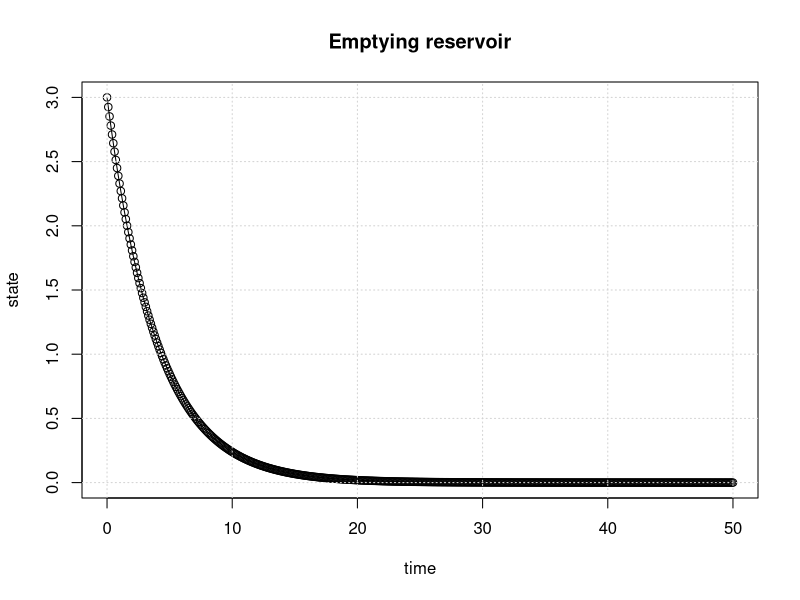
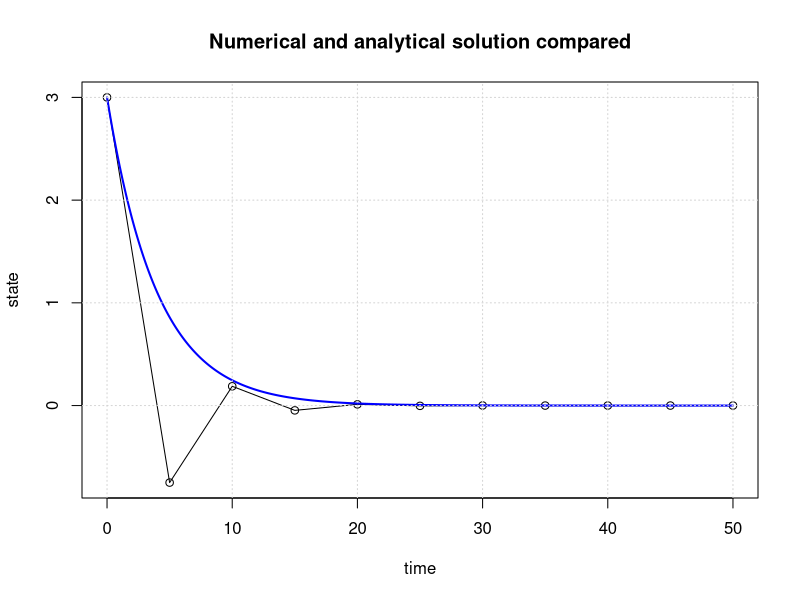
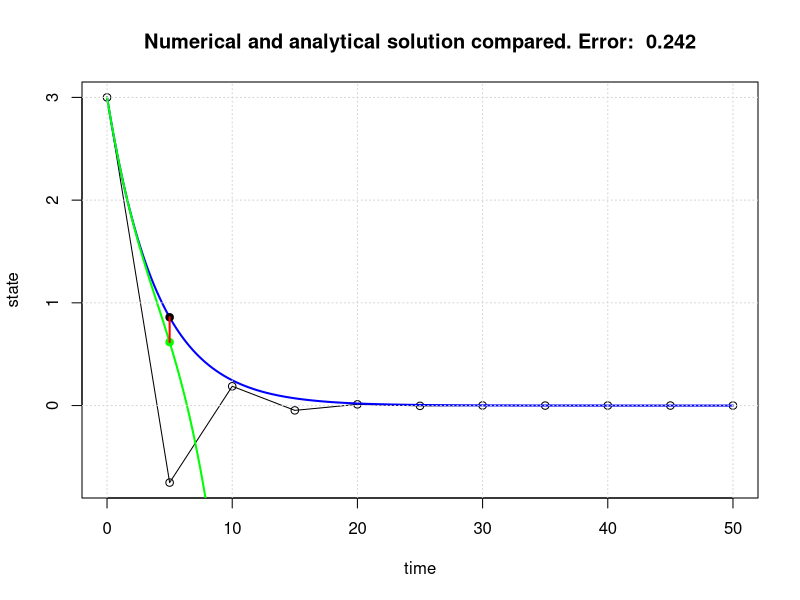
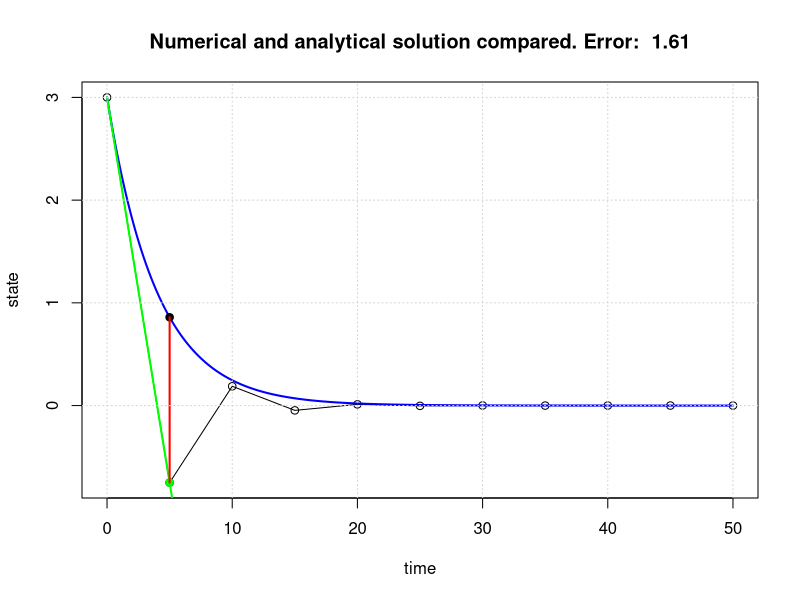

These figures' R source, in order:
## ---- chunk 1
sys.fun = function(state)
{
  newstate = ...
  return(newstate)
}
## ---- chunk 2
sys.fun = function(state)
{
  newstate = state*(1-alpha*dt)
  return(newstate)
}
## ---- chunk 3
# Initial parameter values
begin.time = 0     # usually this variable is set to 0
end.time   = 50    # end time of the simulation (50)
dt         = 0.1   # delta t; time discretisation (0.1)
init.state = 3     # state of the system at the beginning of the simulation (3)
alpha      = 0.25  # decay constant (0.25)

# Simulation initialisation
time = begin.time
result.state= c(init.state)
result.time = c(time)
current.state = init.state

# Simulation
while(time < end.time)
{
  current.state = sys.fun(current.state)
  result.state = c(result.state,current.state)
  time = time + dt
  result.time = c(result.time,time)
}

# Plotting
plot(result.time,result.state,type='o',xlab="time",ylab="state")
title(main='Emptying reservoir')
grid()
## ---- chunk 4
# Initial parameter values
begin.time = 0     # usually this variable is set to 0
end.time   = 50    # end time of the simulation (50)
dt         = 5  # delta t; time discretisation (0.25)
init.state = 3     # state of the system at the beginning of the simulation (3)
alpha      = 0.25  # decay constant (0.25)

# Simulation initialisation
time = begin.time
result.state= c(init.state)
result.time = c(time)
current.state = init.state

# Simulation
while(time < end.time)
{
  current.state = sys.fun(current.state)
  result.state = c(result.state,current.state)
  time = time + dt
  result.time = c(result.time,time)
}

# Plotting
plot(result.time,result.state,type='o', xlab="time",ylab="state")
time.sequence = seq(begin.time,end.time,by=0.1)
analyt.state=init.state * exp(-time.sequence*alpha)
lines(time.sequence,analyt.state,col='blue',lwd=2)
title(main='Numerical and analytical solution compared')
grid()
## ---- chunk 5
# Initial parameter values
begin.time = 0     # usually this variable is set to 0
end.time   = 50    # end time of the simulation (50)
dt         = 5  # delta t; time discretisation (0.25)
init.state = 3     # state of the system at the beginning of the simulation (3)
alpha      = 0.25  # decay constant (0.25)

# Simulation initialisation
time = begin.time
result.state= c(init.state)
result.time = c(time)
current.state = init.state

# Simulation
while(time < end.time)
{
  current.state = sys.fun(current.state)
  result.state = c(result.state,current.state)
  time = time + dt
  result.time = c(result.time,time)
}

# Taylor series approximation
f = expression((-0.75 + 0.1875 * DT^(1)/2 - 0.046875 * DT^(2)/6) * DT + 3)   # constants obtained by integration and evaluation (function D() and eval())

DT = c(0,time.sequence) # list of evaluation times
p  = eval(f)            # list of results of the implemented funtion

# Plotting
plot(result.time,result.state,type='o', xlab="time",ylab="state")
time.sequence = seq(begin.time,end.time,by=0.1)
analyt.state=init.state * exp(-time.sequence*alpha)
lines(time.sequence,analyt.state,col='blue',lwd=2)
lines(DT,p, lwd=2, col="green")

DT = dt
correct.state = init.state*exp(-dt*alpha)
error = round(abs(correct.state-eval(f)),3)
points(dt,eval(f),col="green",pch=19)
points(dt,correct.state,pch=19)
segments(dt,correct.state,dt,eval(f),col="red",lwd=2)
title(main=paste('Numerical and analytical solution compared. Error: ',error))
      
grid()
## ---- chunk 6
# Taylor series parameter
taylor     = 1

# System function
sys.fun = function(state)
{
  newstate = state*(1-alpha*dt)
  return(newstate)
}

# Initial parameter values
begin.time = 0     # usually this variable is set to 0
end.time   = 50    # end time of the simulation (50)
dt         = 5     # delta t; time discretisation (0.25)
init.state = 3     # state of the system at the beginning of the simulation (3)
alpha      = 0.25  # decay constant (0.25)

# Simulation initialisation
time = begin.time
result.state= c(init.state)
result.time = c(time)
current.state = init.state

# Simulation
while(time < end.time)
{
  current.state = sys.fun(current.state)
  result.state = c(result.state,current.state)
  time = time + dt
  result.time = c(result.time,time)
}

# Taylor series approximation
taylor = taylor + 1
base.f = expression(init.state*exp(-alpha*x))
f = expression(init.state*exp(-alpha*x))
derivative.list = c()
final.product = 0
x = 0 # evaluate all functions at t=o

#first cycle


if(taylor>1){
f = D(f,"x")
final.product = substitute(expression(eval.f), 
                           list(eval.f = eval(f)))
  if(taylor>2){
    for(i in 2:taylor){
      f = D(f,"x")
      final.product = substitute(expression(bef + eval.f*DT^(pow)/fac), 
                                 list(eval.f = eval(f), 
                                      bef = final.product[[2]],
                                      pow=(i-1),
                                      fac=factorial(i)))
    }
  }
g = parse(text = substitute(expression((f)*DT + base), list(f = final.product[[2]],base = eval(base.f))))
} else {
  g = parse(text = substitute(expression(base), list(base = eval(base.f))))
}

DT = c(0,time.sequence)
p  = eval(g)

# Plotting
plot(result.time,result.state,type='o', xlab="time",ylab="state")
time.sequence = seq(begin.time,end.time,by=0.1)
analyt.state=init.state * exp(-time.sequence*alpha)
lines(time.sequence,analyt.state,col='blue',lwd=2)
lines(DT,p, lwd=2, col="green")

DT = dt
correct.state = init.state*exp(-dt*alpha)
error = round(abs(correct.state-eval(g)),3)
points(dt,eval(g),col="green",pch=19)
points(dt,correct.state,pch=19)
segments(dt,correct.state,dt,eval(g),col="red",lwd=2)
title(main=paste('Numerical and analytical solution compared. Error: ',error))
      
grid()
